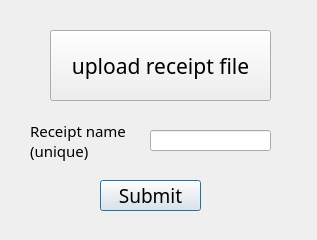
<?xml version="1.0" encoding="UTF-8"?>
<ui version="4.0">
 <class>AddReceiptWindow</class>
 <widget class="QDialog" name="AddReceiptWindow">
  <property name="geometry">
   <rect>
    <x>0</x>
    <y>0</y>
    <width>317</width>
    <height>240</height>
   </rect>
  </property>
  <property name="sizePolicy">
   <sizepolicy hsizetype="Fixed" vsizetype="Ignored">
    <horstretch>0</horstretch>
    <verstretch>0</verstretch>
   </sizepolicy>
  </property>
  <property name="windowTitle">
   <string>Add new receipt...</string>
  </property>
  <widget class="QPushButton" name="submitButton">
   <property name="geometry">
    <rect>
     <x>100</x>
     <y>180</y>
     <width>101</width>
     <height>31</height>
    </rect>
   </property>
   <property name="font">
    <font>
     <family>Sitka</family>
     <pointsize>14</pointsize>
    </font>
   </property>
   <property name="text">
    <string>Submit</string>
   </property>
  </widget>
  <widget class="QPushButton" name="uploadReceiptButton">
   <property name="geometry">
    <rect>
     <x>50</x>
     <y>30</y>
     <width>221</width>
     <height>71</height>
    </rect>
   </property>
   <property name="font">
    <font>
     <family>Sitka</family>
     <pointsize>16</pointsize>
    </font>
   </property>
   <property name="text">
    <string>upload receipt file</string>
   </property>
  </widget>
  <widget class="QLineEdit" name="receiptNameLineEdit">
   <property name="geometry">
    <rect>
     <x>150</x>
     <y>130</y>
     <width>121</width>
     <height>21</height>
    </rect>
   </property>
   <property name="maxLength">
    <number>20</number>
   </property>
  </widget>
  <widget class="QLabel" name="label">
   <property name="geometry">
    <rect>
     <x>30</x>
     <y>110</y>
     <width>101</width>
     <height>61</height>
    </rect>
   </property>
   <property name="font">
    <font>
     <family>Sitka</family>
     <pointsize>11</pointsize>
    </font>
   </property>
   <property name="text">
    <string>Receipt name 
(unique)</string>
   </property>
  </widget>
 </widget>
 <resources/>
 <connections/>
</ui>
